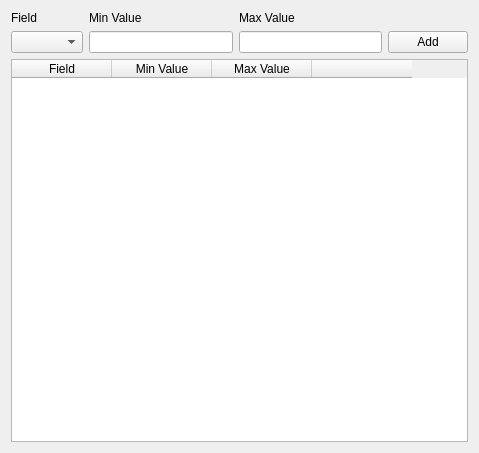
<?xml version="1.0" encoding="UTF-8"?>
<ui version="4.0">
 <class>FilterCustomize</class>
 <widget class="QWidget" name="FilterCustomize">
  <property name="geometry">
   <rect>
    <x>0</x>
    <y>0</y>
    <width>479</width>
    <height>453</height>
   </rect>
  </property>
  <property name="windowTitle">
   <string>Form</string>
  </property>
  <layout class="QVBoxLayout" name="verticalLayout">
   <item>
    <layout class="QGridLayout" name="gridLayout">
     <item row="1" column="0">
      <widget class="QComboBox" name="fieldComboBox"/>
     </item>
     <item row="1" column="1">
      <widget class="QLineEdit" name="minValueLineEdit"/>
     </item>
     <item row="1" column="2">
      <widget class="QLineEdit" name="maxValueLineEdit"/>
     </item>
     <item row="1" column="3">
      <widget class="QPushButton" name="addPushButton">
       <property name="text">
        <string>Add</string>
       </property>
      </widget>
     </item>
     <item row="0" column="0">
      <widget class="QLabel" name="label">
       <property name="text">
        <string>Field</string>
       </property>
      </widget>
     </item>
     <item row="0" column="1">
      <widget class="QLabel" name="label_2">
       <property name="text">
        <string>Min Value</string>
       </property>
      </widget>
     </item>
     <item row="0" column="2">
      <widget class="QLabel" name="label_3">
       <property name="text">
        <string>Max Value</string>
       </property>
      </widget>
     </item>
    </layout>
   </item>
   <item>
    <widget class="QTableWidget" name="addedFilterTableWidget">
     <column>
      <property name="text">
       <string>Field</string>
      </property>
     </column>
     <column>
      <property name="text">
       <string>Min Value</string>
      </property>
     </column>
     <column>
      <property name="text">
       <string>Max Value</string>
      </property>
     </column>
     <column>
      <property name="text">
       <string/>
      </property>
     </column>
    </widget>
   </item>
  </layout>
 </widget>
 <resources/>
 <connections/>
</ui>
